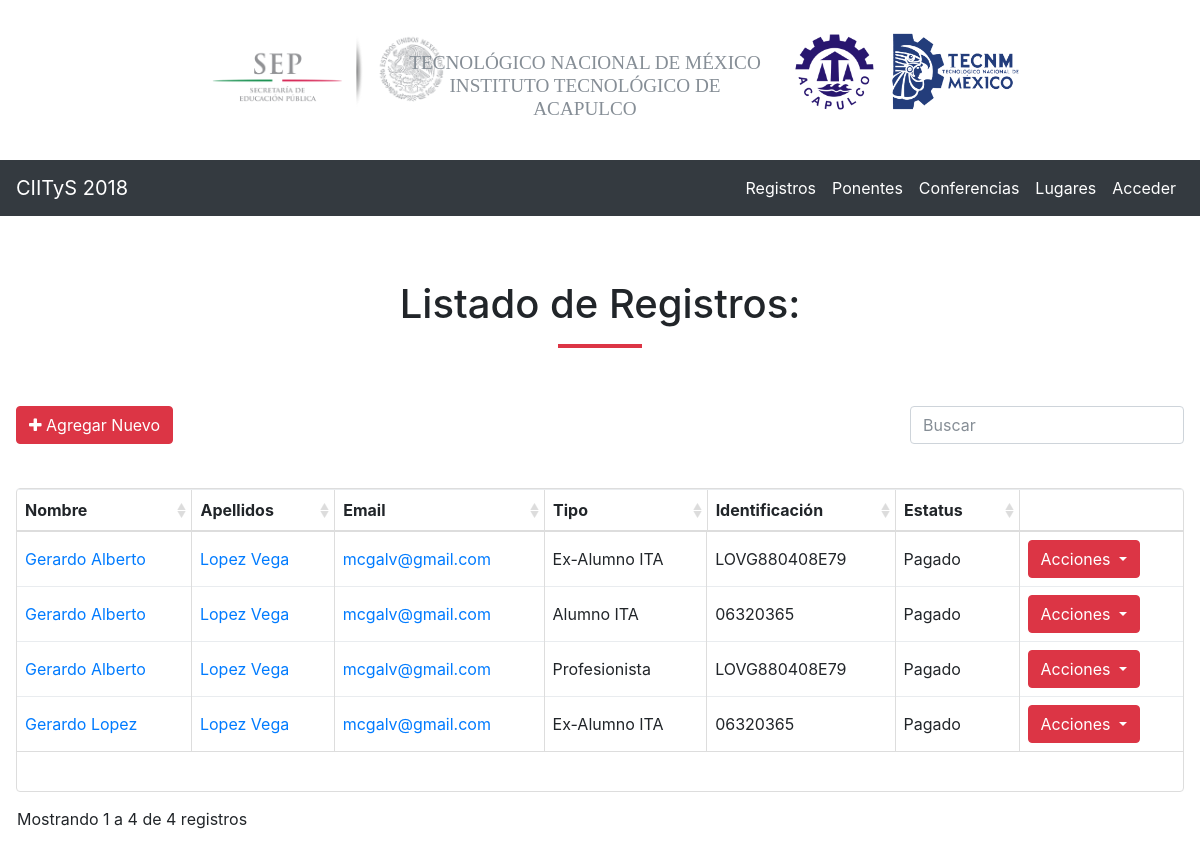
Before: /registros/ with the older database file.
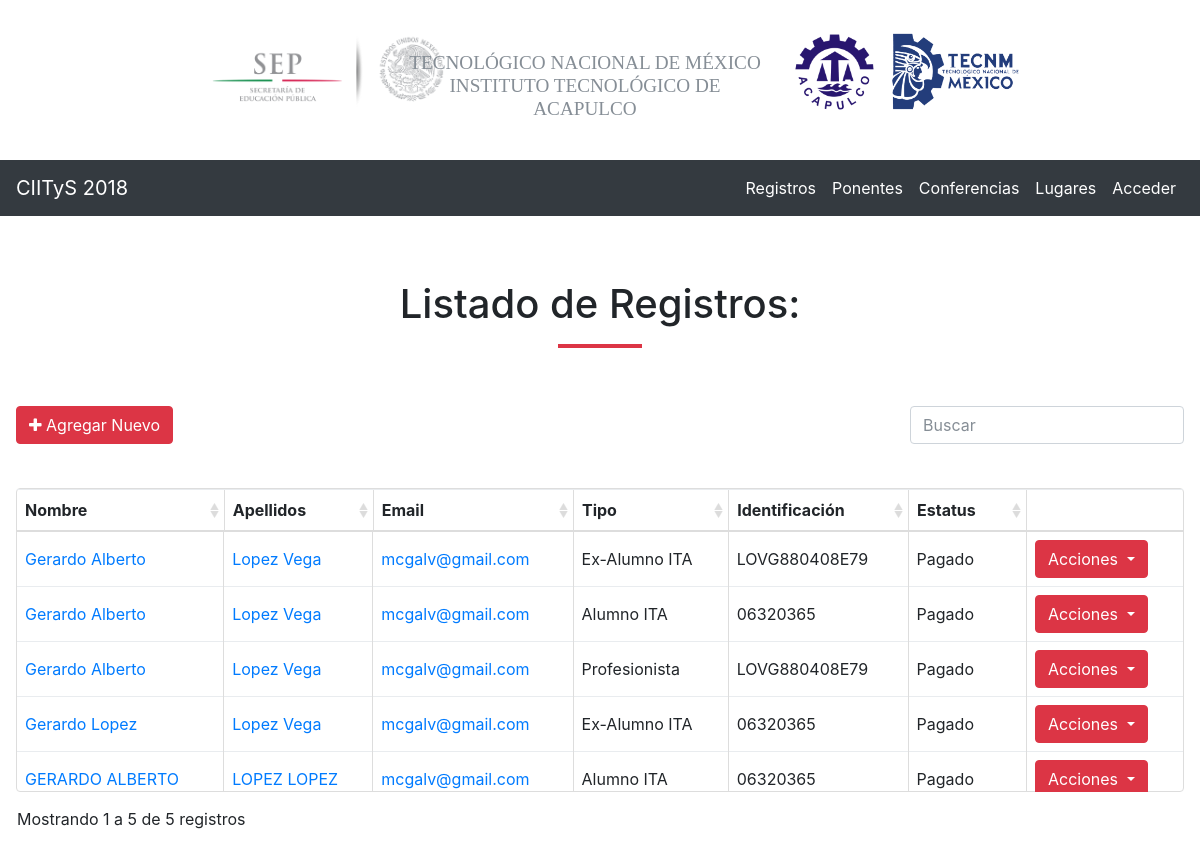
After: the same page with the newer database file.
### registro/models.py (models this page shows, shortened)
class Registro(models.Model):
	TIPO_REGISTRO = [
		('alumno', 'Alumno del ITA'),
		('exalumno', 'Exalumno del ITA'),
		('alumno2', 'Alumno de otra institución'),
		('profesional', 'Profesionista')
	]
	ESTADOS = [
		("AGU","Aguascalientes"),
		("BCN","Baja California"),
		("BCS","Baja California Sur"),
		("CAM","Campeche"),
		("CHH","Chihuahua"),
		("CHP","Chiapas"),
		("COA","Coahuila"),
		("COL","Colima"),
		("DIF","Ciudad de México"),
		("DUR","Durango"),
		("GRO","Guerrero"),
		("GUA","Guanajuato"),
		("HID","Hidalgo"),
		("JAL","Jalisco"),
		("MEX","México"),
		("MIC","Michoacán"),
		("MOR","Morelos"),
		("NAY","Nayarit"),
		("NLE","Nuevo León"),
		("OAX","Oaxaca"),
		("PUE","Puebla"),
		("QUE","Querétaro"),
		("ROO","Quintana Roo"),
		("SIN","Sinaloa"),
		("SLP","San Luis Potosí"),
		("SON","Sonora"),
		("TAB","Tabasco"),
		("TAM","Tamaulipas"),
		("TLA","Tlaxcala"),
		("VER","Veracruz"),
		("YUC","Yucatán"),
		("ZAC","Zacatecas"),
	]
	CARRERAS = [
		("sistemas", "Ingeniería en Sistemas Computacionales"),
		("bioquimica", "Ingeniería Bioquímica"),
		("electromecanica", "Ingeniería Electromecánica"),
		("arquitectura", "Arquitectura"),
		("administracion", "Licenciatura en Administración"),
		("contabilidad", "Contador Público"),
		("gestion", "Ingenieria en Gestión Empresarial"),
	]
	SEMESTRES = [
		("1", "1 Primero"),
		("2", "2 Segundo"),
		("3", "3 Tercero"),
		("4", "4 Cuarto"),
		("5", "5 Quinto"),
		("6", "6 Sexto"),
		("7", "7 Septimo"),
		("8", "8 Octavo"),
		("9", "9 Noveno"),
		("10", "10 Decimo")
	]
	STATES = [
		("draft", "Pendiente"),
		("done", "Confirmado")
	]
	nombre = models.CharField(max_length=255)
	apellidop = models.CharField(max_length=255)
	apellidom = models.CharField(max_length=255)
	nocontrol = models.CharField(max_length=255)
	rfc = models.CharField(max_length=255)
	carrera = models.CharField(max_length=255, choices=CARRERAS)
	semestre = models.CharField(max_length=255, choices=SEMESTRES)
	email = models.EmailField(max_length=255)
	telefono = models.CharField(max_length=20)
	municipio = models.CharField(max_length=255)
	estado = models.CharField(max_length=255, choices=ESTADOS)
	tipo_registro = models.CharField(max_length=255, choices=TIPO_REGISTRO)
	state = models.CharField(max_length=255, choices=STATES)

### registro/views.py (the view)
# urls.py: path('registros/', views.registros, name="registros"),
def registros(request):
	registros = Registro.objects.all()
	context = {
		"data" : registros
	}
	return render(request, "registro/registros.html", context)

### registro/templates/registro/registros.html (shortened to what this page needs)
{% extends 'baseadmin.html' %}
{% block content %}
<section >
<div class="row">
	<div class="col text-center">
		<h1>Listado de Registros:</h1>
		<hr class="divider red">
	</div>
</div>
<div id="toolbar" class="row">
	<div class="col">
		<a href="{% url 'registros_nuevo' %}" class="btn btn-danger">
		<i class="fa fa-plus"></i>
		Agregar Nuevo</a>
		<br><br>
	</div>
</div>
<div class="row">
	<div class="col-12">
		<table class="table"
				data-search="true"
				data-click-to-select="true"
				data-show-columns="false"
				data-pagination="true"
				data-height="450"
				data-show-export="false"
				data-toolbar="#toolbar">
			<thead>
				<tr>
					<th data-field="nombre" data-sortable="true">Nombre</th>
					<th data-field="apellidop" data-sortable="true">Apellidos</th>
					<th data-field="email" data-sortable="true">Email</th>
					<th data-field="tipo" data-sortable="true">Tipo</th>
					<th data-field="identificacion" data-sortable="true">Identificación</th>
					<th data-field="state" data-sortable="true" data-formatter="stateFormatter">Estatus</th>
				</tr>
			</thead>
			<tbody>
				{% for row in data %}
				<tr>
					<td>
						<a href='{% url "registros_editar" row.id %}'>
							{{ row.nombre }}
						</a>
					</td>
					<td>
						<a href=''>{{ row.apellidop }} {{ row.apellidom }} </a>
					</td>
					<td>
						<a href=''>{{ row.email }} </a>
					</td>
					<td>
						{% if row.tipo_registro == 'profesional' %}
						Profesionista
						{% elif row.tipo_registro == 'alumno' %}
						Alumno ITA
						{% elif row.tipo_registro == 'exalumno' %}
						Ex-Alumno ITA
						{% else %}
						Alumno Externo
						{% endif %}
					</td>
					<td>
						{% if row.tipo_registro == 'profesional' %}
						{{ row.rfc }}
						{% elif row.tipo_registro == 'alumno' %}
						{{ row.nocontrol }}
						{% else %}
							{% if row.rfc %}
								{{ row.rfc }}
							{% elif row.nocontrol %}
								{{ row.nocontrol }}
							{% endif %}
						{% endif %}
					</td>
					<td>
					</td>
					<td align="right">
						<div class="dropdown">
						  <button class="btn btn-danger dropdown-toggle" type="button" id="dropdownMenuButton" data-toggle="dropdown" aria-haspopup="true" aria-expanded="false">
						    Acciones
						  </button>
						</div>
					</td>
				</tr>
				{% endfor %}
			</tbody>
		</table>
	</div>
</div>
</section>
{% endblock %}

### templates/baseadmin.html (shortened to what this page needs)
<!doctype html>
<html lang="en">
  <head>
  {% load static %}
    <link rel="stylesheet" href="{% static 'css/normalize.css' %}">
    <link rel="stylesheet" href="{% static 'css/bootstrap.min.css' %}">
    <link rel="stylesheet" href="{% static 'css/font-awesome.min.css' %}">
    <link rel="stylesheet" href="{% static 'css/lity.min.css' %}">
    <link rel="stylesheet" href="{% static 'css/bootstrap-table.css' %}">
    <link rel="stylesheet" href="{% static 'css/select2.min.css' %}">
    <link rel="stylesheet" href="{% static 'css/select2-bootstrap.css' %}">
  </head>
  <body>
  {% block header %}
  <section id="header" class="d-none d-md-block">
      <div class="row">
          <div class="col-2 offset-2">
              <img src='{% static "/logos/sep.png" %}' alt="sep">
          </div>
          <div class="col-4 text-center text-muted">
              <h1 class="maintitulo">TECNOLÓGICO NACIONAL DE MÉXICO
              <br>
              INSTITUTO TECNOLÓGICO DE ACAPULCO</h1>
          </div>
          <div class="col-1">
              <img src='{% static "/logos/ita.png" %}' alt="ita" >
          </div>
          <div class="col-2">
              <img src='{% static "/logos/tnm.png" %}' alt="ita" style="height: " >
          </div>
      </div>
  </section>
  {% endblock %}
  {% block navbar %}
    <nav class="navbar sticky-top navbar-expand-lg navbar-dark bg-dark">
          <div class="collapse navbar-collapse" id="navbarTogglerDemo01">
            <a class="navbar-brand" href="/">CIITyS 2018</a>
            <ul class="navbar-nav ml-auto mt-2 mt-lg-0">
              <li class="nav-item">
                <a class="nav-link" href="/registros">Registros <span class="sr-only">(current)</span></a>
              </li>
              <li class="nav-item">
                <a class="nav-link" href="/ponentes">Ponentes</a>
              </li>
              <li class="nav-item">
                <a class="nav-link" href="/conferencias">Conferencias</a>
              </li>
              <li class="nav-item">
                <a class="nav-link" href="/lugares">Lugares</a>
              </li>
              {% if user.is_authenticated %}
              <li class="nav-item">
                <a class="nav-link" href="/logout">Salir</a>
              </li>
              {% else %}
              <li class="nav-item">
                <a class="nav-link" href="/login">Acceder</a>
              </li>
              {% endif %}
            </ul>
          </div>
    </nav>
  {% endblock %}
    <div class="container-fluid">
    {% block content %}
    {% endblock %}
    </div>
  </body>
</html>

### templates/baseadmin.html (style rules this page uses)
section { margin-right: -15px; margin-left: -15px; padding: 4em 1em; }
section#header { padding: 2em; width: 100%; max-width: 100%; }
section#header img { height: 80px; }
section#header .maintitulo { font-family: 'soberanaTitularBold'; font-size: 1.2em; padding-top: 1em; }
hr.divider { border: 2px solid #17a2b8; margin-bottom: 3em; width: 80px; }
hr.divider.red { border: 2px solid #dc3545; }
.navbar-dark .navbar-nav .nav-link { color: white; }

Changed rows visible on the page:
added Registro: nombre "GERARDO ALBERTO", apellidop "LOPEZ", apellidom "LOPEZ", email "mcgalv@gmail.com", tipo_registro "Alumno ITA", nocontrol "06320365"
Other visible differences:
text written by a page script: "Mostrando 1 a 4 de 4 registros" → "Mostrando 1 a 5 de 5 registros"
